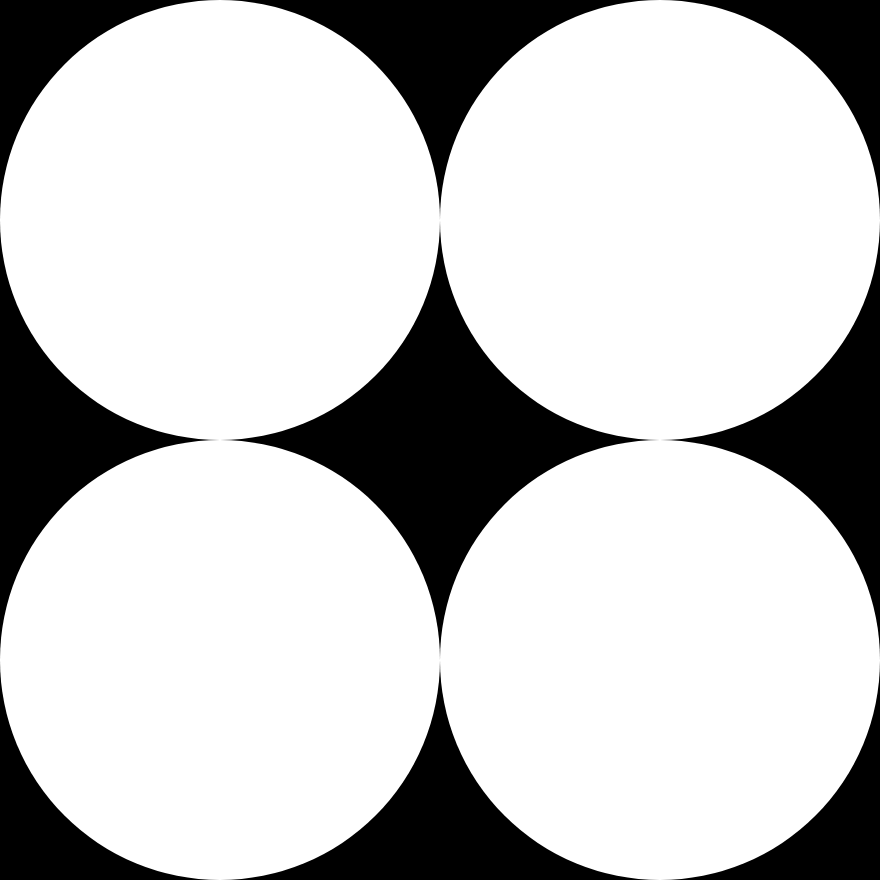
Frame 1 (no input)
Frame 60 (no input): identical to frame 1, image omitted
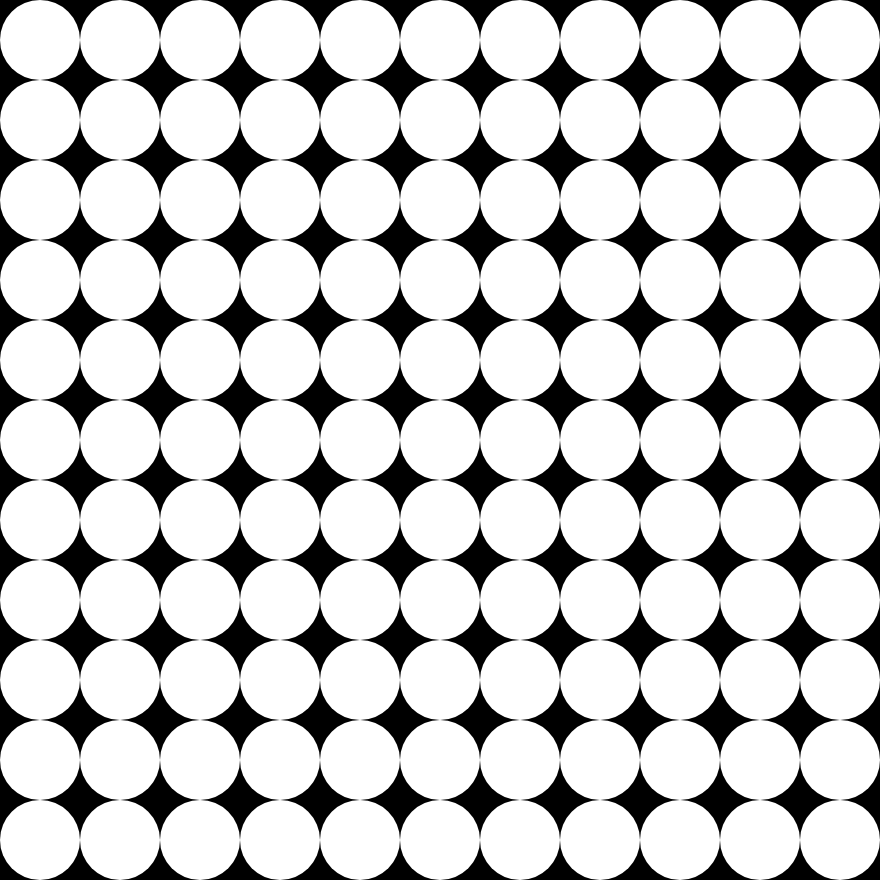
Frame 120 (the mouse pressed at the canvas centre since frame 60)

The p5.js sketch that drew these frames (run headless with seeded random() and noise() and a simulated clock; from frame 60 on, the mouse is pressed at the canvas centre):

// p5.js sketch
// ── sketch.js
let tilesX = 8;
let tilesY = 15;

function setup() {
    createCanvas(880, 880);
}

function draw() {
    background(0);

    let tilesW = width / tilesX;
    let tilesH = height / tilesY;

    translate(tilesW / 2, tilesH / 2);
    fill(255);
    noStroke();
    for (let y = 0; y < tilesY; y++) {
        for (let x = 0; x < tilesX; x++) {
            ellipse(tilesW * x, tilesH * y, tilesW, tilesH);
        }
    }
}

function updateTiles() {
    tilesX = Math.floor(constrain(map(mouseX, 0, width, 2, 20), 2, 20));
    tilesY = Math.floor(constrain(map(mouseY, 0, height, 2, 20), 2, 20));
}

function mouseMoved() {
    updateTiles();
}

function touchMoved() {
    updateTiles();
    return false;
}
